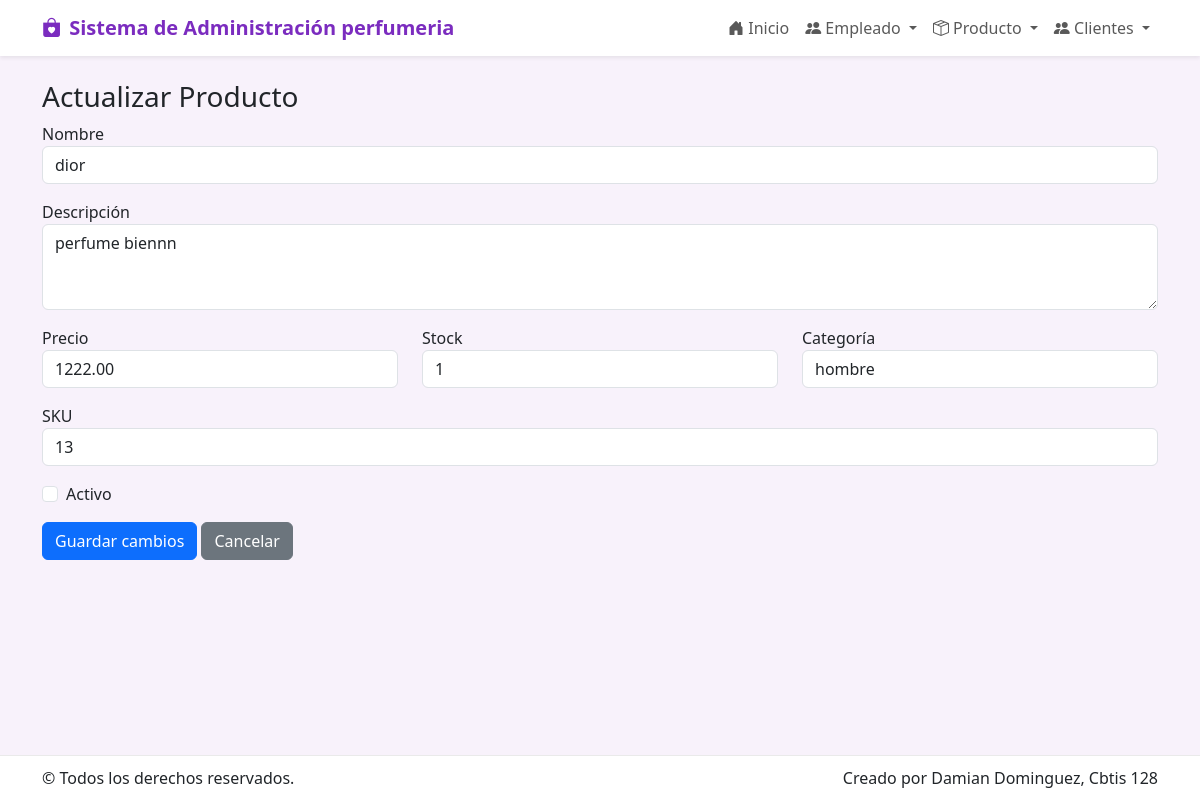
The app's page /producto/actualizar/3/ with its own data.
### app_perfumeria/models.py (models this page shows, shortened)
class Producto(models.Model):
    nombre = models.CharField(max_length=150, unique=True)
    descripcion = models.TextField(blank=True, null=True)
    precio = models.DecimalField(max_digits=10, decimal_places=2, default=0.00)
    stock = models.PositiveIntegerField(default=0)
    categoria = models.CharField(max_length=100, blank=True, null=True)
    fecha_creacion = models.DateField(auto_now_add=True)
    activo = models.BooleanField(default=True)
    sku = models.CharField(max_length=50, blank=True, null=True)

### app_perfumeria/views.py (the view)
# urls.py: path('producto/actualizar/<int:producto_id>/', views.actualizar_producto, name='actualizar_producto'),
def actualizar_producto(request, producto_id):
    producto = get_object_or_404(Producto, id=producto_id)
    return render(request, 'producto/actualizar_producto.html', {'producto': producto})

### app_perfumeria/templates/producto/actualizar_producto.html (shortened to what this page needs)
{% extends 'base.html' %}
{% block content %}
<h3>Actualizar Producto</h3>
<form method="post" action="{% url 'realizar_actualizacion_producto' producto.id %}">
  <div class="mb-3"><label>Nombre</label><input class="form-control" name="nombre" value="{{ producto.nombre }}"></div>
  <div class="mb-3"><label>Descripción</label><textarea class="form-control" name="descripcion" rows="3">{{ producto.descripcion }}</textarea></div>
  <div class="row">
    <div class="col-md-4 mb-3"><label>Precio</label><input type="number" step="0.01" class="form-control" name="precio" value="{{ producto.precio }}"></div>
    <div class="col-md-4 mb-3"><label>Stock</label><input type="number" class="form-control" name="stock" value="{{ producto.stock }}"></div>
    <div class="col-md-4 mb-3"><label>Categoría</label><input class="form-control" name="categoria" value="{{ producto.categoria }}"></div>
  </div>
  <div class="mb-3"><label>SKU</label><input class="form-control" name="sku" value="{{ producto.sku }}"></div>
  <div class="form-check mb-3">
    <input type="checkbox" class="form-check-input" id="activo" name="activo" {% if producto.activo %}checked{% endif %}>
    <label class="form-check-label" for="activo">Activo</label>
  </div>
  <button class="btn btn-primary">Guardar cambios</button>
  <a class="btn btn-secondary" href="{% url 'ver_producto' %}">Cancelar</a>
</form>
{% endblock %}

### app_perfumeria/templates/base.html (style rules this page uses)
:root { --morado: #7b2cbf; --rosa: #ff6bcb; --suave: #f8f2fb; }
body { background: var(--suave); }

### records on screen
Producto: nombre "dior", descripcion "perfume biennn", precio "1222.00", stock "1", categoria "hombre", sku "13"
